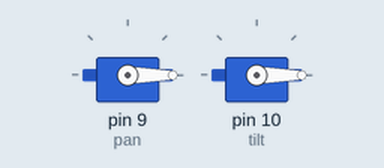
This sketch was run on a simulated Arduino Uno, built with avr-gcc and run on an emulated ATmega328P. Shown: 2 × servo.

Above: at 2.05 s.
At 3.4 s:
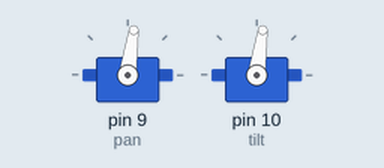
At 4.8 s:
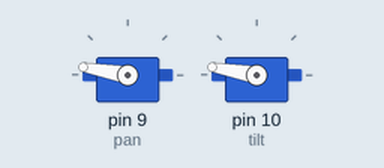
At 7.6 s:
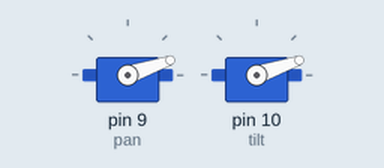
Timing chart, 0 to 9.6 s (numbered marks = the images above):
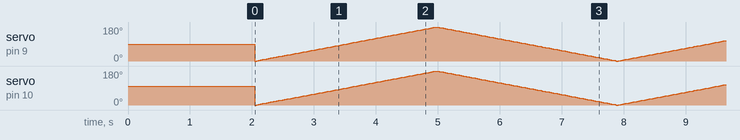

The sketch:

pan_tilt.ino
```cpp
#include <Servo.h>

Servo pan;    // create servo object to control a servo
Servo tilt;   // create servo object to control a servo
// twelve servo objects can be created on most boards

int pos = 0;    // variable to store the servo position

void setup() {
  pan.attach(9);    // attaches the servo on pin 9 to the servo object
  tilt.attach(10);  // attaches the servo on pin 9 to the servo object
  pan.write(90);   // tell servo to go to position in variable 'pos'
  tilt.write(100);  // tell servo to go to position in variable 'pos'
  delay(2048 );
}

void loop() {
  for (pos = 0; pos <= 180; pos += 1) { // goes from 0 degrees to 180 degrees
    // in steps of 1 degree
    pan.write(pos);   // tell servo to go to position in variable 'pos'
    tilt.write(pos);  // tell servo to go to position in variable 'pos'
    delay(16);        // waits 15ms for the servo to reach the position
  }
  for (pos = 180; pos >= 0; pos -= 1) { // goes from 180 degrees to 0 degrees
    pan.write(pos);   // tell servo to go to position in variable 'pos'
    tilt.write(pos);  // tell servo to go to position in variable 'pos'
    delay(16);        // waits 15ms for the servo to reach the position
  }
}
```
